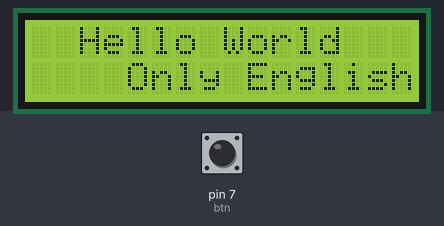
Bench run of a sketch on a simulated Arduino Uno, built with avr-gcc and run on an emulated ATmega328P. On the bench: 16×2 character LCD. The test bench sets the inputs (shaded band); at power-on: pin 7 (btn) LOW. Random numbers use the default seed unless the sketch sets one; what the sketch prints to the serial monitor is not drawn.

Above: at 1.2 s.
1.3 s: pin 7 (btn) pulled HIGH for 1.15 s
At 3.5 s:
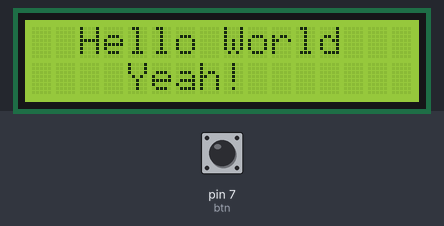
3.9 s: pin 7 (btn) pulled HIGH for 3.2 s
At 7.1 s:
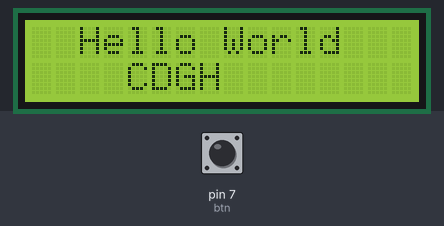
8.6 s: pin 7 (btn) pulled HIGH for 3.2 s
At 11.5 s:
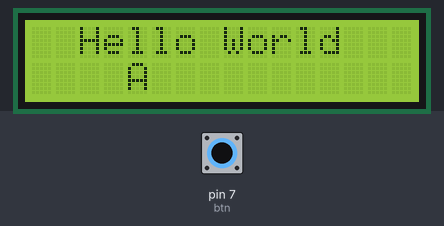
13.3 s: pin 7 (btn) pulled HIGH for 1.15 s
At 14.7 s:
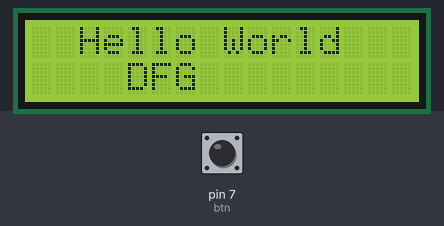
15.9 s: pin 7 (btn) pulled HIGH for 3.2 s
At 19.3 s:
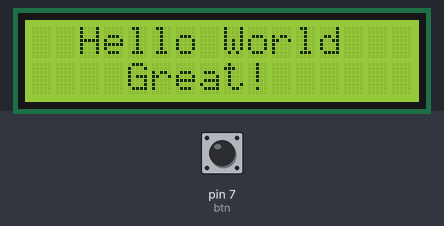
Timing chart, 0 to 20.8 s (numbered marks = the images above; inputs shaded):
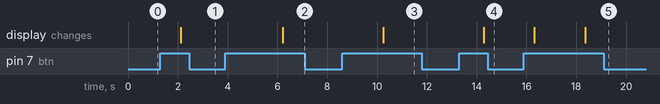

Measured:
- after the input at 1.3 s, the display: changes after 0.83 s (image 1)
- after the input at 3.9 s, the display: changes after 2.3 s (image 2)
- after the input at 8.6 s, the display: changes after 1.6 s (image 3)
- after the input at 13.3 s, the display: changes after 0.98 s (image 4)
- after the input at 15.9 s, the display: first changes after 0.41 s (image 5 shows a later state)

The sketch:

Luck_Mechine.ino
```cpp
#include <stdlib.h>
#include <Wire.h>
#include "LiquidCrystal_I2C.h"

LiquidCrystal_I2C lcd(0x27,16,2);
int btn =7;

void setup() {
  // put your setup code here, to run once:
  pinMode(btn,INPUT);
  Serial.begin(9600);
  lcd.init();

  lcd.backlight();
  lcd.setCursor(2,0);
  lcd.print("Hello World");
  lcd.setCursor(4,1);
  lcd.print("Only English");
}

void loop() {
    if(digitalRead(btn)==HIGH){
    delay(20);
    if(digitalRead(btn)==HIGH){
        lcd.clear();
        lcd.setCursor(2,0);
        lcd.print("Hello World");
        lcd.setCursor(4,1);
        int d=random(0,6);
        if(d==0)
          lcd.print("Great!");
        else if(d==1)
          lcd.print("Yeah!");
        else if(d==2)
          lcd.print("A");
        else if(d==3)
          lcd.print("SDGFS");
        else if(d==4)
          lcd.print("DFG");
        else if(d==5)
          lcd.print("CDGH");
      }
    }

    Serial.println(digitalRead(btn)==LOW);
    delay(2000);
}
```
